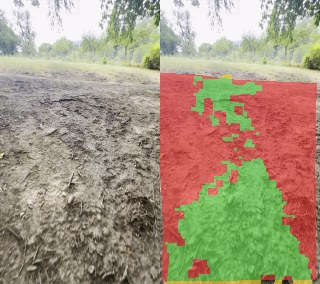
#> input picture data/global_models/cross_mission_eval/evidence/A-0-worst-dcdd9bf1-0009815.jpg, 320 x 284 px; its folder holds only this picture in this run
$ python -i terrain_model.py   (imports and definitions only)   (older library calls are emulated)
#> lines starting #> are read from the running program, lines starting #| are printed output that depends on the picture
#> further down, picture is the input picture: shape (284, 320, 3); mean B, G, R 127.2, 150.8, 164.8
"""Videobasierte Terrainklassifizierung: Bildausschnitt -> Terrainklasse.

Jedes Video traegt genau eine Terrainkategorie (`VideoMeta.terrain_category`).
Frames haben bewusst kein eigenes Terrainlabel, sondern erben immer die aktuell
gesetzte Kategorie ihres Videos. Wird ein Video umgelabelt, gilt die neue Klasse
damit sofort fuer alle seine Frames -- auch fuer bereits geladene oder frueher
ausgewertete. Die video_id bleibt die eindeutige Referenz.

Trainings-, Validierungs- und Testdaten werden strikt nach video_id getrennt.
Eine zufaellige Aufteilung einzelner Frames waere ein Datenleck, weil benachbarte
Frames desselben Videos nahezu identisch sind.

Jeder Trainings- und jeder Video-Vorhersagelauf schreibt ein eigenes, danach
unveraendertes Verzeichnis unter `data/global_models/terrain_model`. Vorhandene
Laeufe, Ergebnisse und Modelle werden nie ueberschrieben; nur der Zeiger
`current.json` auf den aktiven Trainingslauf wird ersetzt.
"""

import json
import math
import os
import shutil
import tempfile
import time
from datetime import datetime, timezone
from pathlib import Path
from uuid import uuid4

import cv2
import numpy as np

from .path_dataset import read_original_frame
from .processor import video_path

TERRAIN_MODEL_SCHEMA_VERSION = "1.0"
TERRAIN_MODEL_ID = "ariadne-cpu-terrain-rff"
TERRAIN_MODEL_WIDTH = 160
# Raster fuer die ortsabhaengige Aggregation: Untergrund liegt im unteren
# Bilddrittel, Himmel und Kronendach im oberen. Ein 3x3-Gitter haelt diesen
# Unterschied fest, ohne die Merkmalszahl aufzublaehen.
TERRAIN_GRID = 3
TERRAIN_DESCRIPTOR_CHANNELS = 13
# Mittelwert und Streuung je Kanal und Gitterzelle.
TERRAIN_FEATURE_COUNT = TERRAIN_DESCRIPTOR_CHANNELS * TERRAIN_GRID * TERRAIN_GRID * 2
TERRAIN_RANDOM_FEATURES = 256
TERRAIN_RIDGE_LAMBDA = 1.0
TERRAIN_RANDOM_SEED = 4711
# Jeder n-te Frame eines kategorisierten Videos geht in den Datensatz. Benachbarte
# Frames sind nahezu identisch; die Schrittweite ist pro Lauf einstellbar und
# wird im Ergebnis mitgeschrieben.
DEFAULT_FRAME_STRIDE = 15
# Unterhalb dieser Konfidenz gilt ein Frame als unsicher und wird in der UI nicht
# verbindlich einer Klasse zugeordnet.
DEFAULT_CONFIDENCE_THRESHOLD = 0.6
# Kandidaten fuer die Temperatur der Softmax-Kalibrierung. Gewaehlt wird der Wert
# mit der kleinsten negativen Log-Likelihood auf den Validierungsframes -- analog
# zur Schwellenwahl des Wegmodells ausschliesslich auf Validierungsdaten.
SOFTMAX_SCALE_CANDIDATES = (0.5, 1.0, 2.0, 4.0, 8.0, 16.0, 32.0)


def _terrain_root(missions_root: Path):
    return missions_root.parent / "global_models" / "terrain_model"


def _descriptor_channels(image: np.ndarray):
    """Dreizehn Kanaele je Pixel: Farbe, Saettigung, Helligkeit, Textur.

    Bewusst ohne Positionskanaele -- die Ortsabhaengigkeit steckt im Gitter von
    `_frame_descriptor`.
    """
    pixels = image.astype(np.float32) / 255.0
    blue, green, red = cv2.split(pixels)
    hsv = cv2.cvtColor(image, cv2.COLOR_BGR2HSV).astype(np.float32)
    lab = cv2.cvtColor(image, cv2.COLOR_BGR2LAB).astype(np.float32) / 255.0
    hue = hsv[:, :, 0] * (2 * math.pi / 180.0)
    saturation = hsv[:, :, 1] / 255.0
    value = hsv[:, :, 2] / 255.0
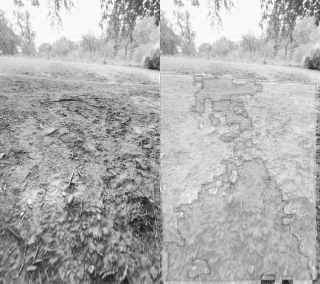
#> value: shape (284, 320) float32; min 0.0745, max 1, mean 0.691
    gray = cv2.cvtColor(image, cv2.COLOR_BGR2GRAY).astype(np.float32) / 255.0
    gradient_x = cv2.Sobel(gray, cv2.CV_32F, 1, 0, ksize=3)
    gradient_y = cv2.Sobel(gray, cv2.CV_32F, 0, 1, ksize=3)
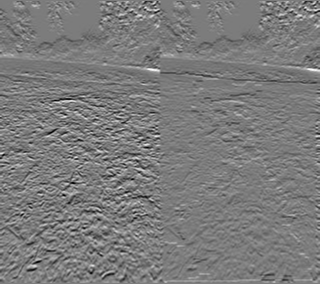
#> gradient_y: shape (284, 320) float32; min -2.04, max 2.15, mean -0.00792; drawn with min black and max white
    gradient = np.clip(np.sqrt(gradient_x**2 + gradient_y**2), 0, 1)
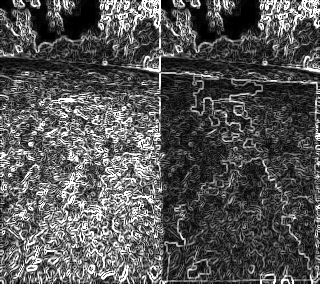
#> gradient: shape (284, 320) float32; min 0, max 1, mean 0.337
    local_mean = cv2.blur(gray, (9, 9))
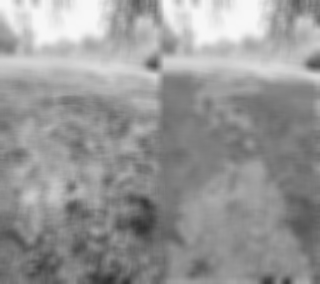
#> local_mean: shape (284, 320) float32; min 0.19, max 0.97, mean 0.597
    local_square = cv2.blur(gray**2, (9, 9))
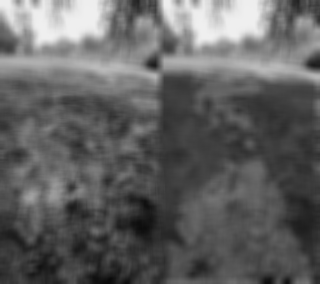
#> local_square: shape (284, 320) float32; min 0.0405, max 0.94, mean 0.385
    local_std = np.sqrt(np.maximum(0, local_square - local_mean**2))
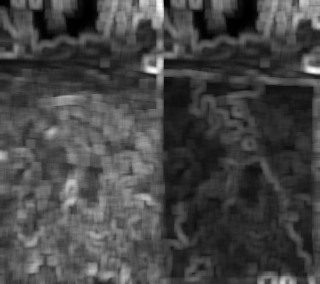
#> local_std: shape (284, 320) float32; min 0, max 0.272, mean 0.0745; drawn with min black and max white
    excess_green = np.clip(2 * green - red - blue, -1, 1)
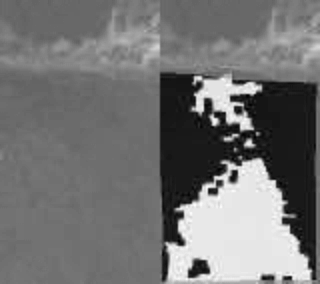
#> excess_green: shape (284, 320) float32; min -0.565, max 0.765, mean 0.0382; drawn with min black and max white
    channels = [
        blue,
        green,
        red,
        np.sin(hue),
        np.cos(hue),
        saturation,
        value,
        lab[:, :, 0],
        lab[:, :, 1],
        lab[:, :, 2],
        excess_green,
        gradient,
        local_std,
    ]
    return np.stack(channels, axis=-1).astype(np.float32)


# [400 lines left out: functions _frame_descriptor, terrain_dataset_summary, _categorized_videos, _split_videos, _video_descriptors, _collect and 9 more, not called in this run]


def current_terrain_model(missions_root: Path):
    return json.loads((current_terrain_model_dir(missions_root) / "result.json").read_text(encoding="utf-8"))


# [189 lines left out: functions _load_terrain_bundle, _run_summaries, list_terrain_runs, _resolve_video, _frame_verdict, predict_terrain_frame and 2 more, not called in this run]

>>> import cv2
>>> picture = cv2.imread('../../data/global_models/cross_mission_eval/evidence/A-0-worst-dcdd9bf1-0009815.jpg')
>>> result = _descriptor_channels(picture)

$ run again, on data/global_models/cross_mission_eval/evidence/A-0-worst-dcdd9bf1-0015478.jpg
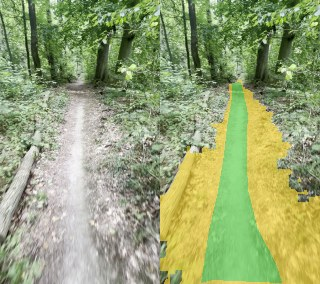
#> input picture data/global_models/cross_mission_eval/evidence/A-0-worst-dcdd9bf1-0015478.jpg, 320 x 284 px
#> picture is the input picture: shape (284, 320, 3); mean B, G, R 116.5, 163.2, 150.3
#> in _descriptor_channels, `local_std = np.sqrt(np.maximum(0, local_square - local_mean**2))`:
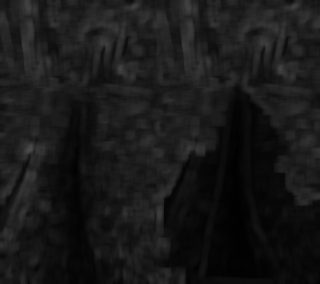
#> local_std: shape (284, 320) float32; min 0.0037, max 0.3, mean 0.0976
#> in _descriptor_channels, `excess_green = np.clip(2 * green - red - blue, -1, 1)`:
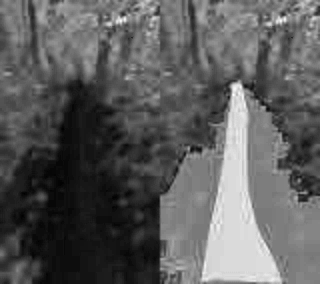
#> excess_green: shape (284, 320) float32; min -0.0627, max 0.749, mean 0.234; drawn with min black and max white

$ run again, on data/global_models/cross_mission_eval/evidence/A-1-worst-dcdd9bf1-0016422.jpg
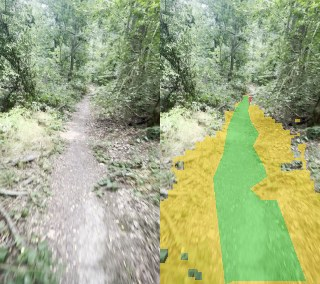
#> input picture data/global_models/cross_mission_eval/evidence/A-1-worst-dcdd9bf1-0016422.jpg, 320 x 284 px
#> picture is the input picture: shape (284, 320, 3); mean B, G, R 131.8, 173, 161.1
#> in _descriptor_channels, `local_std = np.sqrt(np.maximum(0, local_square - local_mean**2))`:
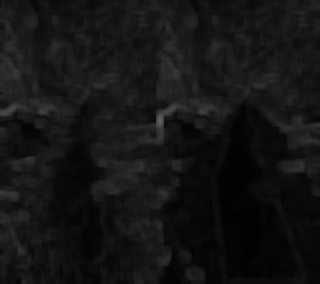
#> local_std: shape (284, 320) float32; min 0.00578, max 0.377, mean 0.0801
#> in _descriptor_channels, `excess_green = np.clip(2 * green - red - blue, -1, 1)`:
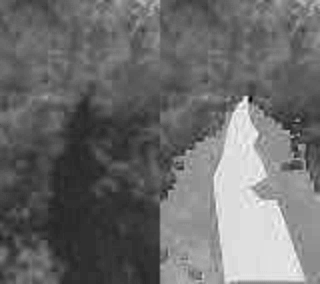
#> excess_green: shape (284, 320) float32; min -0.192, max 0.749, mean 0.208; drawn with min black and max white
